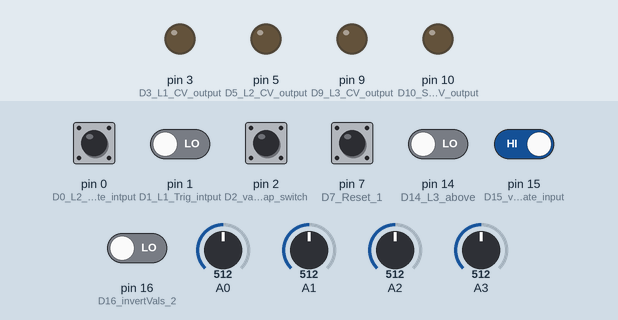
Simulated run of this sketch. Board: Arduino Mega 2560, built with avr-gcc and run on an emulated ATmega2560. Shown: output pins drawn as LEDs (lit = HIGH). Inputs (shaded band) come from the test bench; at power-on: pin 0 (D0_L2_Gate_intput), pin 15 (D15_valueWrap_gate_input) HIGH, pin 1 (D1_L1_Trig_intput), pin 2 (D2_valueWrap_switch), pin 7 (D7_Reset_1), pin 14 (D14_L3_above), pin 16 (D16_invertVals_2) LOW, A0 = 512, A2 = 512, A1 = 512, A3 = 512.

Above: at 1.2 s.
1.3 s: A0 set to 716
At 1.7 s:
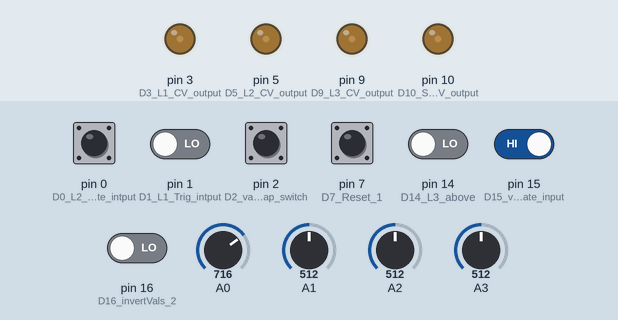
2.8 s: A2 set to 716
At 4.0 s:
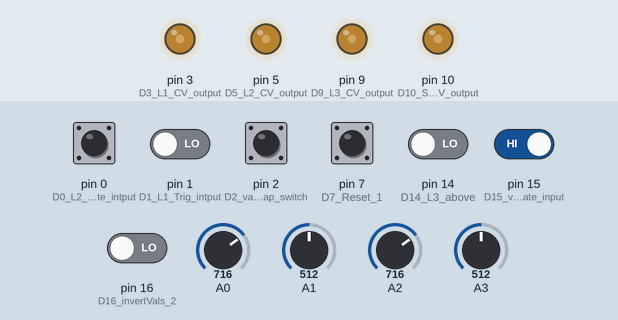
4.3 s: pin 2 (D2_valueWrap_switch) pulled HIGH for 0.15 s
At 4.37 s:
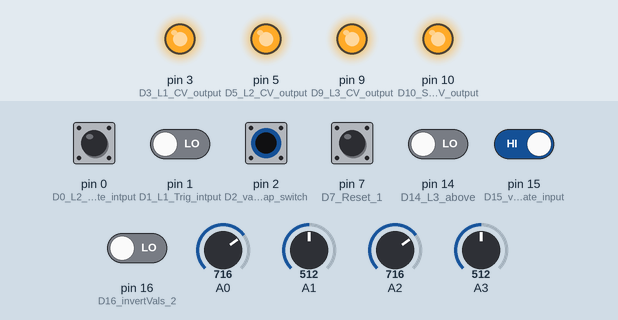
5.9 s: A0 set to 992
At 6.4 s:
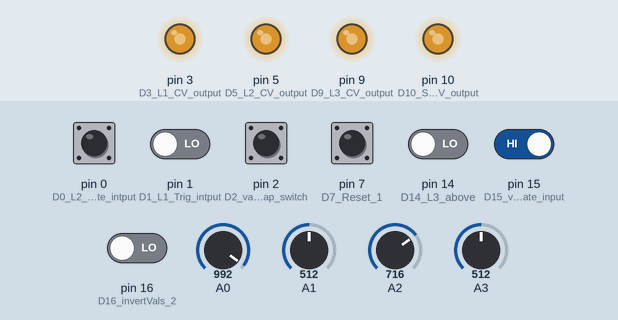
7.4 s: pin 15 (D15_valueWrap_gate_input) driven LOW
At 8.6 s:
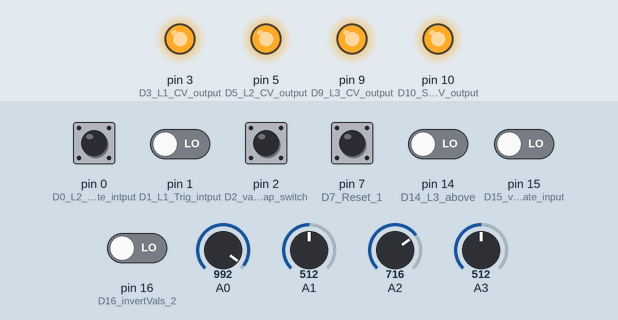
8.9 s: pin 15 (D15_valueWrap_gate_input) driven HIGH
At 9.8 s:
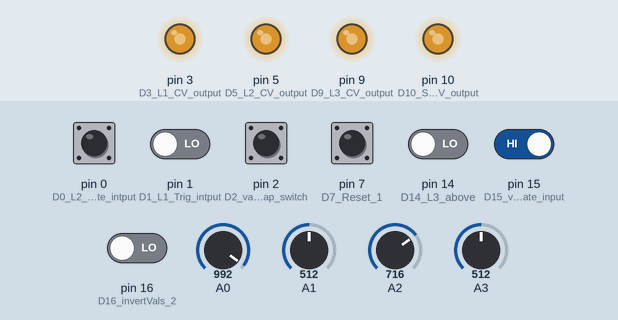
Timing chart, 0 to 11.4 s (numbered marks = the images above; inputs shaded):
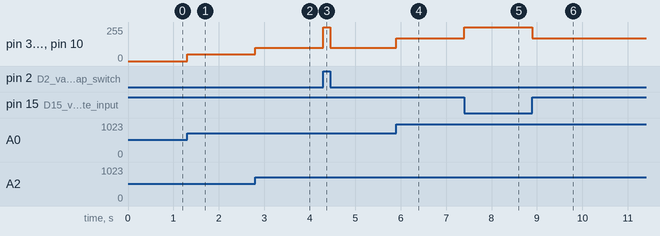

Measured:
- after the input at 1.3 s, pin 3 (D3_L1_CV_output), pin 5 (D5_L2_CV_output), pin 9 (D9_L3_CV_output), pin 10 (D10_Sum_CV_output): 0/255 → 50/255 at once
- after the input at 2.8 s, pin 3 (D3_L1_CV_output), pin 5 (D5_L2_CV_output), pin 9 (D9_L3_CV_output), pin 10 (D10_Sum_CV_output): 50/255 → 101/255 at once
- after the input at 4.3 s, pin 3 (D3_L1_CV_output), pin 5 (D5_L2_CV_output), pin 9 (D9_L3_CV_output), pin 10 (D10_Sum_CV_output): 101/255 → 255/255 at once, → 101/255 0.15 s later
- after the input at 5.9 s, pin 3 (D3_L1_CV_output), pin 5 (D5_L2_CV_output), pin 9 (D9_L3_CV_output), pin 10 (D10_Sum_CV_output): 101/255 → 170/255 at once
- after the input at 7.4 s, pin 3 (D3_L1_CV_output), pin 5 (D5_L2_CV_output), pin 9 (D9_L3_CV_output), pin 10 (D10_Sum_CV_output): 170/255 → 255/255 at once
- after the input at 8.9 s, pin 3 (D3_L1_CV_output), pin 5 (D5_L2_CV_output), pin 9 (D9_L3_CV_output), pin 10 (D10_Sum_CV_output): 255/255 → 170/255 at once

The sketch:

TTNM_AEModular_GenerativeCVseq_v02.ino
```cpp
// (licence header left out)
int globalOffset = 0;

int l1Value = 0;
bool l1LastInput = 0; // LOW Trigger input
int l1Output = 0;

int l2Value = 0;
bool l2LastInput = 0; // LOW Gate input
int l2Output = 0;

int l3Value = 0;
int l3CurrentCV = 0;
bool l3LastCVabove = false;
int l3Threshold = 0;
bool l3RiseAbove = true;
int l3Output = 0;

bool resetLastInput = false;

int invertVals = 1; // either 1 or -1

int sumValue = 0;
int sumOutput = 0;

bool valueWrap = false; // false will constrain values to 0 - 1023, true will wrap values around if above 1023 or below 0

void setup() {

  // set up digital pins
  pinMode(0, INPUT); // D0 L2 Gate intput
  pinMode(1, INPUT); // D1 L1 Trig intput
  pinMode(2, INPUT); // D2 valueWrap switch
  pinMode(3, OUTPUT); // D3 L1 CV output
  pinMode(5, OUTPUT); // D5 L2 CV output
  pinMode(7, INPUT); // D7 Reset 1+2 Gate input
  pinMode(10, OUTPUT); // D10 Sum CV output
  pinMode(9, OUTPUT); // D9 L3 CV output
  pinMode(14, INPUT); // D14 L3 above/below switch intput
  pinMode(15, INPUT); // D15 valueWrap gate input
  pinMode(16, INPUT); // D16 invertVals 2+3 gate input


  // set all outputs to 0
  analogWrite(3, 0);
  analogWrite(5, 0);
  analogWrite(9, 0);
  analogWrite(10, 0);

}

void loop() {

  // reset 1+2 input, sets the output values of L1 and L2 back to 0 when rising edge is detected
  if(digitalRead(7) == HIGH && resetLastInput == false){
    l1Value = 0;
    l2Value = 0;
    resetLastInput = true;
  }else if (digitalRead(7) == LOW){
    resetLastInput = false;
  }

  // invertVals input, inverts the pot values of L2 and L3
  if(digitalRead(16) == HIGH){
    invertVals = -1;
  }else{
    invertVals = 1;
  }

  // read l3 CV input and threshold Pot
  l3CurrentCV = analogRead(A1);
  l3Threshold = analogRead(A3);

  // check L3 rise above/fall below switch, if HIGH L3 will change as the CV falls below the threshold, if LOW L3 changes when CV rises above threshold
  if (digitalRead(14) == HIGH) {
    l3RiseAbove = false;
  } else{
    l3RiseAbove = true;
  }

  // check valueWrap switch and gate input
  if (digitalRead(2) == HIGH && digitalRead(15) == LOW){
    valueWrap = true;
  } else if (digitalRead(2) == HIGH && digitalRead(15) == HIGH){
    valueWrap = false;
  } else if (digitalRead(2) == LOW && digitalRead(15) == LOW){
    valueWrap = false;
  } else if (digitalRead(2) == LOW && digitalRead(15) == HIGH){
    valueWrap = true;
  }

  // add global offset from CV input and Pot
  globalOffset = analogRead(A0) + analogRead(A2);

  // check for L1 condition, on rising edge change L2 CV output
  if (digitalRead(1) == HIGH && l1LastInput == 0) {
    l1Value = l1Value + analogRead(A6) - 512;
    if (l1Value >= 1023 && valueWrap == false){
      	l1Value = 1023;
      } else if (l1Value <= 0 && valueWrap == false){
      	l1Value = 0;
      }
    l1LastInput = 1;

  } else if (digitalRead(1) == LOW) {
    l1LastInput = 0;
  }


  // check for L2 condition, on falling edge change L2 CV output
  if (digitalRead(0) == LOW && l2LastInput == 1) {
    l2Value = l2Value + ((analogRead(A7) - 512)*invertVals); // invertVals inverts the value pot
    if (l2Value >= 1023 && valueWrap == false){
      	l2Value = 1023;
      } else if (l2Value <= 0 && valueWrap == false){
      	l2Value = 0;
      }
    l2LastInput = 0;

  } else if (digitalRead(0) == HIGH) {
    l2LastInput = 1;
  }

  // check for L3 condition, when CV rises above or falls below (according to switch) threshold, L3 cv output changes
  if (l3RiseAbove == true) {
    if (l3CurrentCV > l3Threshold && l3LastCVabove == false) {
      l3Value = l3Value + ((analogRead(A8) - 512)*invertVals); // invertVals inverts the value pot
      if (l3Value >= 1023 && valueWrap == false){
      	l3Value = 1023;
      } else if (l3Value <= 0 && valueWrap == false){
      	l3Value = 0;
      }
      l3LastCVabove = true;
    }else if (l3CurrentCV < l3Threshold && l3LastCVabove == true){
      l3LastCVabove = false;
    }

  } else {
    if (l3CurrentCV < l3Threshold && l3LastCVabove == true) {
      l3Value = l3Value + ((analogRead(A8) - 512)*invertVals); // invertVals inverts the value pot
      if (l3Value >= 1023 && valueWrap == false){
        l3Value = 1023;
      } else if (l3Value <= 0 && valueWrap == false){
        l3Value = 0;
      }
      l3LastCVabove = false;
    }else if (l3CurrentCV > l3Threshold && l3LastCVabove == false){
      l3LastCVabove = true;
    }
  }


  sumValue = l1Value + l2Value + l3Value; //add all output values together for SUM CV Output

  // output values
  if (valueWrap == false) {
    l1Output = constrain(l1Value + globalOffset, 0, 1023);
    l2Output = constrain(l2Value + globalOffset, 0, 1023);
    l3Output = constrain(l3Value + globalOffset, 0, 1023);
    sumOutput = constrain(sumValue + globalOffset, 0, 1023);

  } else {
	l1Output = (l1Value + globalOffset)%1024;
    l2Output = (l2Value + globalOffset)%1024;
    l3Output = (l3Value + globalOffset)%1024;
    sumOutput = (sumValue + globalOffset)%1024;

    // prevent values from increasing or decreasing indefinitely
    l1Value = l1Value%1024;
    l2Value = l2Value%1024;
    l3Value = l3Value%1024;

  }

// write to CV outputs
analogWrite(3, map(l1Output,0,1023,0,255));
analogWrite(5, map(l2Output,0,1023,0,255));
analogWrite(9, map(l3Output,0,1023,0,255));
analogWrite(10, map(sumOutput,0,1023,0,255));


}
```
